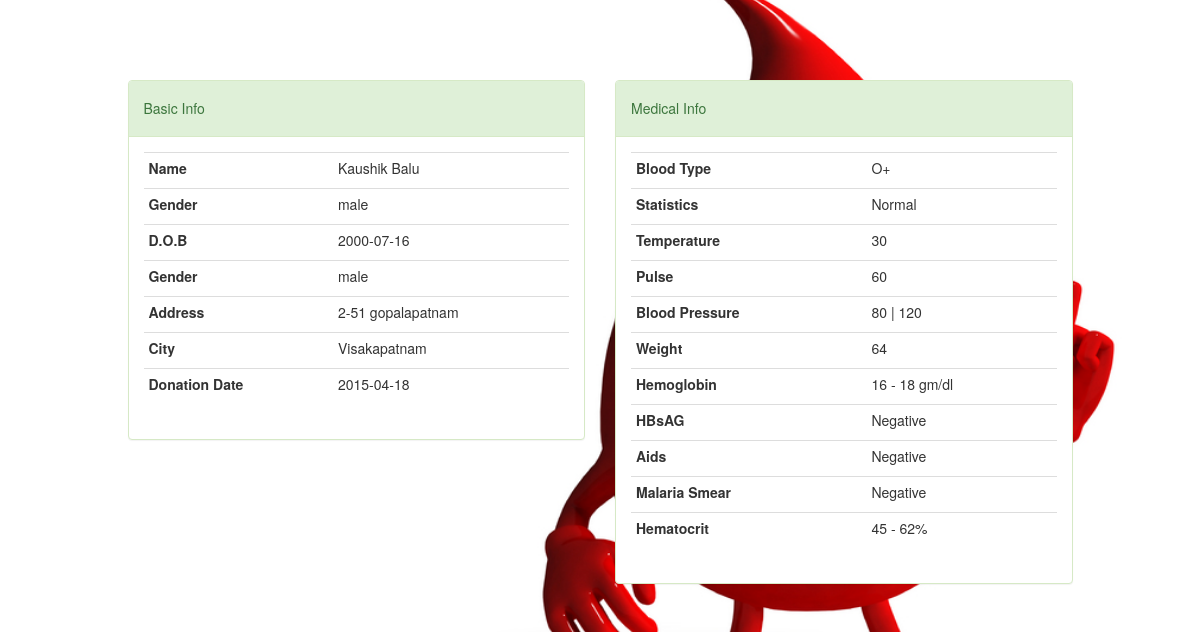
The page /profile.php?id=1 on the database its author committed.
### tables this page shows
CREATE TABLE donors (
  id int(11) NOT NULL,
  fname varchar(45) NOT NULL,
  mname varchar(30) DEFAULT NULL,
  lname varchar(45),
  sex varchar(10) NOT NULL,
  b_type varchar(3) NOT NULL,
  bday date NOT NULL,
  h_address varchar(50) NOT NULL,
  city varchar(30) NOT NULL,
  don_date date NOT NULL,
  stats text NOT NULL,
  temp varchar(10) NOT NULL,
  pulse varchar(10) NOT NULL,
  bp varchar(10) NOT NULL,
  weight int(11) NOT NULL,
  hemoglobin varchar(25) NOT NULL,
  hbsag varchar(10) NOT NULL,
  aids varchar(15) NOT NULL,
  malaria_smear varchar(20) NOT NULL,
  hematocrit varchar(15) NOT NULL,
  phone varchar(10) DEFAULT NULL,
  mobile varchar(11) NOT NULL
);

### php/DBConnect.php (called while the page is built, shortened)
<?php
class DBConnect {
    private $db = NULL;
    public function __construct() {
        $dsn = 'mysql:dbname=' . self::DB_NAME . ';host=' . self::DB_SERVER;
        try {
            $this->db = new PDO($dsn, self::DB_USER, self::DB_PASSWORD);
        } catch (PDOException $e) {
            throw new Exception('Connection failed: ' .
            $e->getMessage());
        }
        return $this->db;
    }
    public function getDonorProfileById($id){
        $stmt = $this->db->prepare("SELECT * FROM donors WHERE id=?");
        $stmt->execute([$id]);
        return $stmt->fetchAll();
    }
}

### profile.php (the view, shortened to what this page needs)
<?php
$id = $_GET['id'];
require_once 'php/DBConnect.php';
$db = new DBConnect();
$donor = $db->getDonorProfileById($id);
include 'layout/_header.php';
?>
<html>
<head>
</head>
<body>
<div class="container">
	<br></br>
	<br></br>
    <div class="row">
        <div class="col-sm-1"></div>
        <div class="col-md-5">
            <div class="panel panel-success">
                <div class="panel-heading">
                    <h5>Basic Info</h5>
                </div>
                <div class="panel-body">
                    <table class="table table-condensed">
                        <tr>
                            <td><label>Name</label></td>
                            <td><?= $donor[0]['fname']." ".$donor[0]['mname']." ".$donor[0]['lname']; ?></td>
                        </tr>
                        <tr>
                            <td><label>Gender</label></td>
                            <td><?= $donor[0]['sex']; ?></td>
                        </tr>
                        <tr>
                            <td><label>D.O.B</label></td>
                            <td><?= $donor[0]['bday']; ?></td>
                        </tr>
                        <tr>
                            <td><label> Gender </label></td>
                            <td><?= $donor[0]['sex']; ?></td>
                        </tr>
                        <tr>
                            <td><label> Address </label></td>
                            <td><?= wordwrap($donor[0]['h_address'], 26, '<br>'); ?></td>
                        </tr>
                        <tr>
                            <td><label> City </label></td>
                            <td><?= $donor[0]['city']; ?></td>
                        </tr>
                        <tr>
                            <td><label> Donation Date </label></td>
                            <td><?= $donor[0]['don_date']; ?></td>
                        </tr>
                    </table>
                </div>
            </div>
        </div>
        <div class="col-md-5">
            <div class="panel panel-success">
                <div class="panel-heading">
                    <h5>Medical Info</h5>
                </div>
                <div class="panel-body">
                    <table class="table table-condensed">
                        <tr>
                            <td><label>Blood Type</label></td>
                            <td><?= $donor[0]['b_type']; ?></td>
                        </tr>
                        <tr>
                            <td><label>Statistics</label></td>
                            <td><?= $donor[0]['stats']; ?></td>
                        </tr>
                        <tr>
                            <td><label>Temperature</label></td>
                            <td><?= $donor[0]['temp']; ?></td>
                        </tr>
                        <tr>
                            <td><label> Pulse </label></td>
                            <td><?= $donor[0]['pulse']; ?></td>
                        </tr>
                        <tr>
                            <td><label> Blood Pressure </label></td>
                            <td><?= $donor[0]['bp']; ?></td>
                        </tr>
                        <tr>
                            <td><label> Weight </label></td>
                            <td><?= $donor[0]['weight']; ?></td>
                        </tr>
                        <tr>
                            <td><label> Hemoglobin </label></td>
                            <td><?= $donor[0]['hemoglobin']; ?></td>
                        </tr>
                        <tr>
                            <td><label> HBsAG </label></td>
                            <td><?= $donor[0]['hbsag']; ?></td>
                        </tr>
                        <tr>
                            <td><label> Aids </label></td>
                            <td><?= $donor[0]['aids']; ?></td>
                        </tr>
                        <tr>
                            <td><label> Malaria Smear </label></td>
                            <td><?= $donor[0]['malaria_smear']; ?></td>
                        </tr>
                        <tr>
                            <td><label> Hematocrit </label></td>
                            <td><?= $donor[0]['hematocrit']; ?></td>
                        </tr>
                    </table>
                </div>
            </div>
        </div>
        <div class="col-sm-1"></div>
    </div>
</div>
</body>

### layout/_header.php (shortened to what this page needs)
<!DOCTYPE html>
<html lang="en">
    <head>
        <link rel="stylesheet" href="css/bootstrap.min.css">
        </head>
    <body>

### profile.php (style rules this page uses)
body { background:url(bm.jpg) no-repeat right fixed; background-size:900px 900px; }

### rows shown on the page
donors: fname "Kaushik", lname "Balu", sex "male", bday "2000-07-16", h_address "2-51 gopalapatnam", city "Visakapatnam", don_date "2015-04-18", b_type "O+", stats "Normal", temp "30", pulse "60", bp "80 | 120", weight "64", hemoglobin "16 - 18 gm/dl", hbsag "Negative", aids "Negative", malaria_smear "Negative", hematocrit "45 - 62%"
